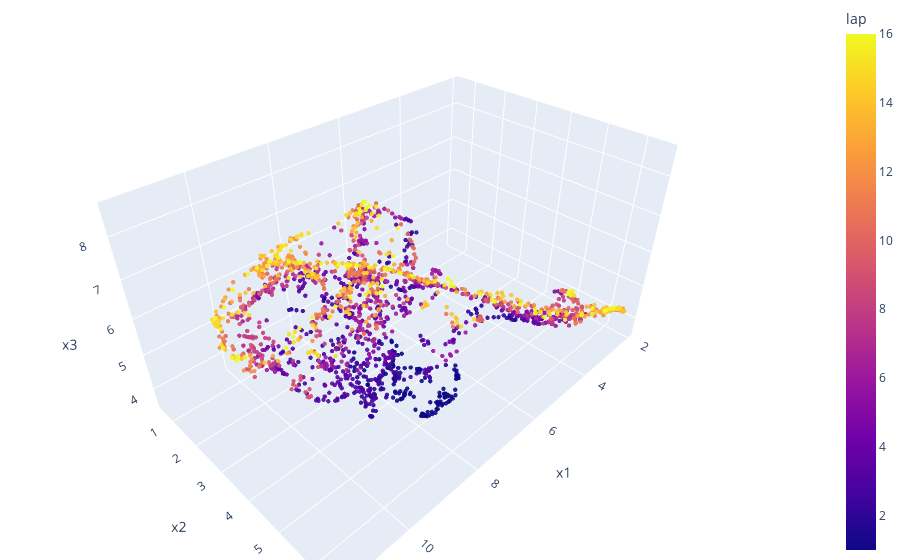

This figure's notebook cell:
### Code cell
fig = px.scatter_3d(df, x='x1', y='x2', z='x3',
              color='lap', opacity=0.9)

fig.update_traces(marker_size=1.5)

# tight layout
fig.update_layout(margin=dict(l=0, r=0, b=0, t=0))
fig.show()

### Figure 1 — Plotly figure (JSON) as saved in the notebook; plotly's stock layout.template omitted (floating-point values rounded to 4 significant figures; data arrays with more than 128 entries replaced by an {"elided": "..."} marker saying what was removed)
{"data": [{"hovertemplate": "x1=%{x}<br>x2=%{y}<br>x3=%{z}<br>lap=%{marker.color}<extra></extra>", "legendgroup": "", "marker": {"color": {"elided": "1851 int values"}, "coloraxis": "coloraxis", "opacity": 0.9, "size": 1.5, "symbol": "circle"}, "mode": "markers", "name": "", "scene": "scene", "showlegend": false, "type": "scatter3d", "x": {"elided": "1851 float values"}, "y": {"elided": "1851 float values"}, "z": {"elided": "1851 float values"}}], "layout": {"coloraxis": {"colorbar": {"title": {"text": "lap"}}, "colorscale": [[0, "#0d0887"], [0.1111, "#46039f"], [0.2222, "#7201a8"], [0.3333, "#9c179e"], [0.4444, "#bd3786"], [0.5556, "#d8576b"], [0.6667, "#ed7953"], [0.7778, "#fb9f3a"], [0.8889, "#fdca26"], [1, "#f0f921"]]}, "legend": {"tracegroupgap": 0}, "margin": {"b": 0, "l": 0, "r": 0, "t": 0}, "scene": {"domain": {"x": [0, 1], "y": [0, 1]}, "xaxis": {"title": {"text": "x1"}}, "yaxis": {"title": {"text": "x2"}}, "zaxis": {"title": {"text": "x3"}}}}}
